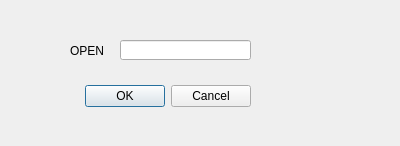
<?xml version="1.0" encoding="UTF-8"?>
<ui version="4.0">
 <class>ShapefileLoaderDialogBase</class>
 <widget class="QDialog" name="ShapefileLoaderDialogBase">
  <property name="geometry">
   <rect>
    <x>0</x>
    <y>0</y>
    <width>400</width>
    <height>146</height>
   </rect>
  </property>
  <property name="windowTitle">
   <string>ShapefileLoader</string>
  </property>
  <widget class="QDialogButtonBox" name="button_box">
   <property name="geometry">
    <rect>
     <x>-90</x>
     <y>80</y>
     <width>341</width>
     <height>32</height>
    </rect>
   </property>
   <property name="orientation">
    <enum>Qt::Horizontal</enum>
   </property>
   <property name="standardButtons">
    <set>QDialogButtonBox::Cancel|QDialogButtonBox::Ok</set>
   </property>
  </widget>
  <widget class="QLabel" name="label">
   <property name="geometry">
    <rect>
     <x>70</x>
     <y>40</y>
     <width>47</width>
     <height>21</height>
    </rect>
   </property>
   <property name="text">
    <string>OPEN</string>
   </property>
  </widget>
  <widget class="QLineEdit" name="lineEdit">
   <property name="geometry">
    <rect>
     <x>120</x>
     <y>40</y>
     <width>131</width>
     <height>20</height>
    </rect>
   </property>
  </widget>
 </widget>
 <resources/>
 <connections>
  <connection>
   <sender>button_box</sender>
   <signal>accepted()</signal>
   <receiver>ShapefileLoaderDialogBase</receiver>
   <slot>accept()</slot>
   <hints>
    <hint type="sourcelabel">
     <x>20</x>
     <y>20</y>
    </hint>
    <hint type="destinationlabel">
     <x>20</x>
     <y>20</y>
    </hint>
   </hints>
  </connection>
  <connection>
   <sender>button_box</sender>
   <signal>rejected()</signal>
   <receiver>ShapefileLoaderDialogBase</receiver>
   <slot>reject()</slot>
   <hints>
    <hint type="sourcelabel">
     <x>20</x>
     <y>20</y>
    </hint>
    <hint type="destinationlabel">
     <x>20</x>
     <y>20</y>
    </hint>
   </hints>
  </connection>
 </connections>
</ui>
